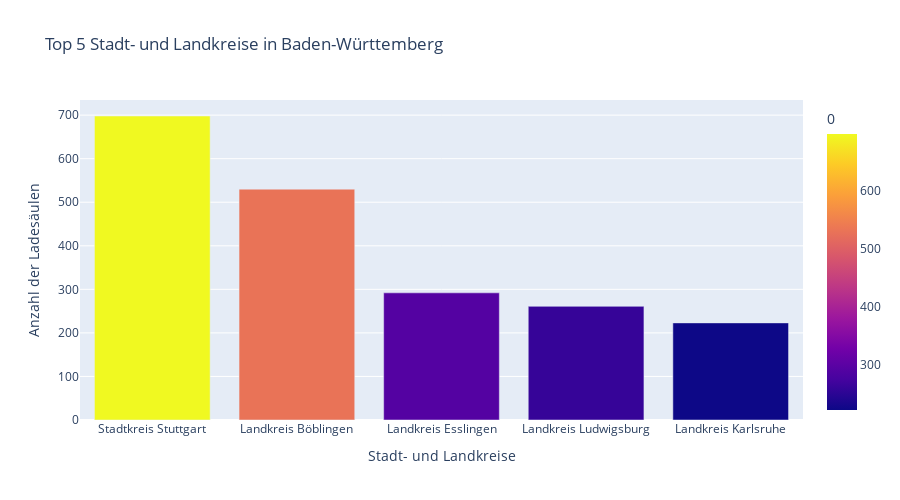

Write notebook code for a chart like this one.
### Code cell
import pandas as pd
import plotly.express as px

# Daten laden
ladesaeulen_df = pd.read_csv(r'C:\Users\oemer\Downloads\archive (4)\charging_data.csv')

# Spaltenname für die Orte
orte_spalte = 'kreis_kreisfreie_stadt'

# Liste der gesuchten Orte bzw. alle Stadt/Landkreise in Baden Württemberg
gesuchte_orte = ['Alb-Donau-Kreis', 'Biberach', 'Bodenseekreis', 'Böblingen', 'Breisgau-Hochschwarzwald',
                 'Calw', 'Emmendingen', 'Enzkreis', 'Esslingen', 'Freudenstadt', 'Göppingen',
                 'Heidenheim', 'Heilbronn', 'Hohenlohekreis', 'Karlsruhe', 'Konstanz', 'Lörrach',
                 'Ludwigsburg', 'Main-Tauber-Kreis', 'Mannheim', 'Neckar-Odenwald-Kreis', 'Ortenaukreis',
                 'Ostalbkreis', 'Pforzheim', 'Rastatt', 'Ravensburg', 'Rems-Murr-Kreis', 'Reutlingen',
                 'Rhein-Neckar-Kreis', 'Rottweil', 'Schwäbisch Hall', 'Schwarzwald-Baar-Kreis',
                 'Sigmaringen', 'Tübingen', 'Tuttlingen', 'Waldshut', 'Baden-Baden', 'Freiburg im Breisgau',
                 'Heidelberg', 'Heilbronn', 'Karlsruhe', 'Mannheim', 'Pforzheim', 'Stuttgart', 'Ulm']

# Datensatz nach den gesuchten Orten in orte_spalte filtern
gefilterter_df = ladesaeulen_df[ladesaeulen_df[orte_spalte].str.contains('|'.join(gesuchte_orte))]

# Anzahl der Ladesäulen pro Ort zählen und nach der Größe filtern
anzahl_ladesaeulen_pro_ort = gefilterter_df.groupby(orte_spalte).size()

# Top 5 Orte nach Ladesäulenanzahl auswählen absteigend
top5_orte = anzahl_ladesaeulen_pro_ort.sort_values(ascending=False).head(5)

# reset_index() wird verwendet, um den Index von top5_orte in eine separate Spalte zu konvertieren,  
# weil nach der Gruppierung und Sortierung der Daten mittels groupby und sort_values, 
# die Indexwerte zu den Ortsnamen gehören und nicht mehr als separate Spalte betrachtet werden.
# Nun kann dieser als 'kreis_kreisfreie_stadt' in px.bar verwendet werden.
top5_orte = top5_orte.reset_index()

# Balkendiagramm mit unterschiedlichen Farben erstellen mittles Plotly
fig = px.bar(top5_orte,
             x='kreis_kreisfreie_stadt',
             y=0,  # Da der Name der Spalte nach dem Reset '0' ist
             title='Top 5 Stadt- und Landkreise in Baden-Württemberg',
             color=0,  # Farbzuweisung basierend auf der Ladesäulenanzahl
             labels={'kreis_kreisfreie_stadt': 'Stadt- und Landkreise', 0: 'Anzahl'},
             height=500)

fig.update_layout(xaxis_title='Stadt- und Landkreise', yaxis_title='Anzahl der Ladesäulen')
fig.show()

### Figure 1 — Plotly figure (JSON) as saved in the notebook; plotly's stock layout.template omitted (floating-point values rounded to 4 significant figures)
{"data": [{"alignmentgroup": "True", "hovertemplate": "Stadt- und Landkreise=%{x}<br>0=%{marker.color}<extra></extra>", "legendgroup": "", "marker": {"color": [698, 530, 292, 261, 223], "coloraxis": "coloraxis", "pattern": {"shape": ""}}, "name": "", "offsetgroup": "", "orientation": "v", "showlegend": false, "textposition": "auto", "type": "bar", "x": ["Stadtkreis Stuttgart", "Landkreis Böblingen", "Landkreis Esslingen", "Landkreis Ludwigsburg", "Landkreis Karlsruhe"], "xaxis": "x", "y": [698, 530, 292, 261, 223], "yaxis": "y"}], "layout": {"barmode": "relative", "coloraxis": {"colorbar": {"title": {"text": "0"}}, "colorscale": [[0, "#0d0887"], [0.1111, "#46039f"], [0.2222, "#7201a8"], [0.3333, "#9c179e"], [0.4444, "#bd3786"], [0.5556, "#d8576b"], [0.6667, "#ed7953"], [0.7778, "#fb9f3a"], [0.8889, "#fdca26"], [1, "#f0f921"]]}, "height": 500, "legend": {"tracegroupgap": 0}, "title": {"text": "Top 5 Stadt- und Landkreise in Baden-Württemberg"}, "xaxis": {"anchor": "y", "domain": [0, 1], "title": {"text": "Stadt- und Landkreise"}}, "yaxis": {"anchor": "x", "domain": [0, 1], "title": {"text": "Anzahl der Ladesäulen"}}}}
